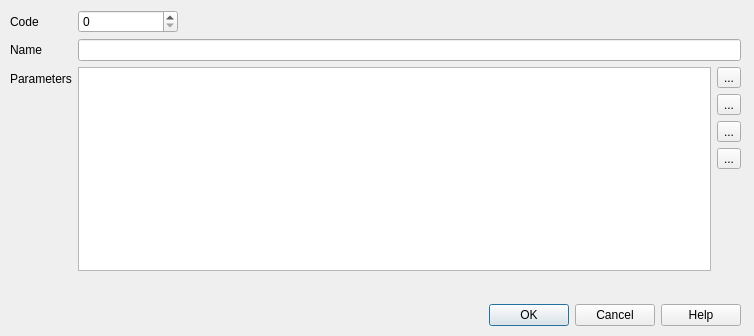
<?xml version="1.0" encoding="UTF-8"?>
<ui version="4.0">
 <class>CDlgMdfDmAction</class>
 <widget class="QDialog" name="CDlgMdfDmAction">
  <property name="geometry">
   <rect>
    <x>0</x>
    <y>0</y>
    <width>754</width>
    <height>336</height>
   </rect>
  </property>
  <property name="windowTitle">
   <string>Decsion Matrix Action</string>
  </property>
  <widget class="QDialogButtonBox" name="buttonBox">
   <property name="geometry">
    <rect>
     <x>10</x>
     <y>300</y>
     <width>731</width>
     <height>31</height>
    </rect>
   </property>
   <property name="orientation">
    <enum>Qt::Horizontal</enum>
   </property>
   <property name="standardButtons">
    <set>QDialogButtonBox::Cancel|QDialogButtonBox::Help|QDialogButtonBox::Ok</set>
   </property>
   <property name="centerButtons">
    <bool>false</bool>
   </property>
  </widget>
  <widget class="QWidget" name="formLayoutWidget">
   <property name="geometry">
    <rect>
     <x>10</x>
     <y>10</y>
     <width>731</width>
     <height>281</height>
    </rect>
   </property>
   <layout class="QFormLayout" name="formLayout">
    <item row="0" column="0">
     <widget class="QLabel" name="label_4">
      <property name="text">
       <string>Code</string>
      </property>
     </widget>
    </item>
    <item row="0" column="1">
     <widget class="QSpinBox" name="spinCode">
      <property name="maximumSize">
       <size>
        <width>100</width>
        <height>16777215</height>
       </size>
      </property>
      <property name="maximum">
       <number>65535</number>
      </property>
     </widget>
    </item>
    <item row="1" column="0">
     <widget class="QLabel" name="label_5">
      <property name="text">
       <string>Name</string>
      </property>
     </widget>
    </item>
    <item row="1" column="1">
     <widget class="QLineEdit" name="editName"/>
    </item>
    <item row="3" column="0">
     <widget class="QLabel" name="label">
      <property name="text">
       <string/>
      </property>
     </widget>
    </item>
    <item row="2" column="0">
     <widget class="QLabel" name="label_2">
      <property name="text">
       <string>Parameters</string>
      </property>
     </widget>
    </item>
    <item row="2" column="1">
     <layout class="QHBoxLayout" name="horizontalLayout">
      <item>
       <widget class="QListWidget" name="listActionParams">
        <property name="sortingEnabled">
         <bool>true</bool>
        </property>
       </widget>
      </item>
      <item>
       <layout class="QVBoxLayout" name="verticalLayout">
        <item>
         <widget class="QToolButton" name="btnAddActionParam">
          <property name="toolTip">
           <string>Add action parameter  item</string>
          </property>
          <property name="text">
           <string>...</string>
          </property>
          <property name="icon">
           <iconset resource="vscpworks.qrc">
            <normaloff>:/add.png</normaloff>:/add.png</iconset>
          </property>
          <property name="shortcut">
           <string>Ctrl+A</string>
          </property>
         </widget>
        </item>
        <item>
         <widget class="QToolButton" name="btnEditActionParam">
          <property name="toolTip">
           <string>Edit action parameter item</string>
          </property>
          <property name="text">
           <string>...</string>
          </property>
          <property name="icon">
           <iconset resource="vscpworks.qrc">
            <normaloff>:/pencil.svg</normaloff>:/pencil.svg</iconset>
          </property>
          <property name="shortcut">
           <string>Ctrl+E</string>
          </property>
         </widget>
        </item>
        <item>
         <widget class="QToolButton" name="btnDupActionParam">
          <property name="toolTip">
           <string>Duplicate action parameter item</string>
          </property>
          <property name="text">
           <string>...</string>
          </property>
          <property name="icon">
           <iconset resource="vscpworks.qrc">
            <normaloff>:/images/svg/copy.svg</normaloff>:/images/svg/copy.svg</iconset>
          </property>
          <property name="shortcut">
           <string>Ctrl+D</string>
          </property>
         </widget>
        </item>
        <item>
         <widget class="QToolButton" name="btnDelActionParam">
          <property name="toolTip">
           <string>Delete action parameter item</string>
          </property>
          <property name="text">
           <string>...</string>
          </property>
          <property name="icon">
           <iconset resource="vscpworks.qrc">
            <normaloff>:/remove.png</normaloff>:/remove.png</iconset>
          </property>
          <property name="shortcut">
           <string>Ctrl+X</string>
          </property>
         </widget>
        </item>
        <item>
         <spacer name="verticalSpacer">
          <property name="orientation">
           <enum>Qt::Vertical</enum>
          </property>
          <property name="sizeHint" stdset="0">
           <size>
            <width>20</width>
            <height>40</height>
           </size>
          </property>
         </spacer>
        </item>
       </layout>
      </item>
     </layout>
    </item>
   </layout>
  </widget>
 </widget>
 <resources>
  <include location="vscpworks.qrc"/>
 </resources>
 <connections>
  <connection>
   <sender>buttonBox</sender>
   <signal>accepted()</signal>
   <receiver>CDlgMdfDmAction</receiver>
   <slot>accept()</slot>
   <hints>
    <hint type="sourcelabel">
     <x>380</x>
     <y>385</y>
    </hint>
    <hint type="destinationlabel">
     <x>376</x>
     <y>203</y>
    </hint>
   </hints>
  </connection>
  <connection>
   <sender>buttonBox</sender>
   <signal>rejected()</signal>
   <receiver>CDlgMdfDmAction</receiver>
   <slot>reject()</slot>
   <hints>
    <hint type="sourcelabel">
     <x>380</x>
     <y>385</y>
    </hint>
    <hint type="destinationlabel">
     <x>376</x>
     <y>203</y>
    </hint>
   </hints>
  </connection>
  <connection>
   <sender>listActionParams</sender>
   <signal>itemDoubleClicked(QListWidgetItem*)</signal>
   <receiver>btnEditActionParam</receiver>
   <slot>click()</slot>
   <hints>
    <hint type="sourcelabel">
     <x>382</x>
     <y>206</y>
    </hint>
    <hint type="destinationlabel">
     <x>725</x>
     <y>87</y>
    </hint>
   </hints>
  </connection>
 </connections>
</ui>
